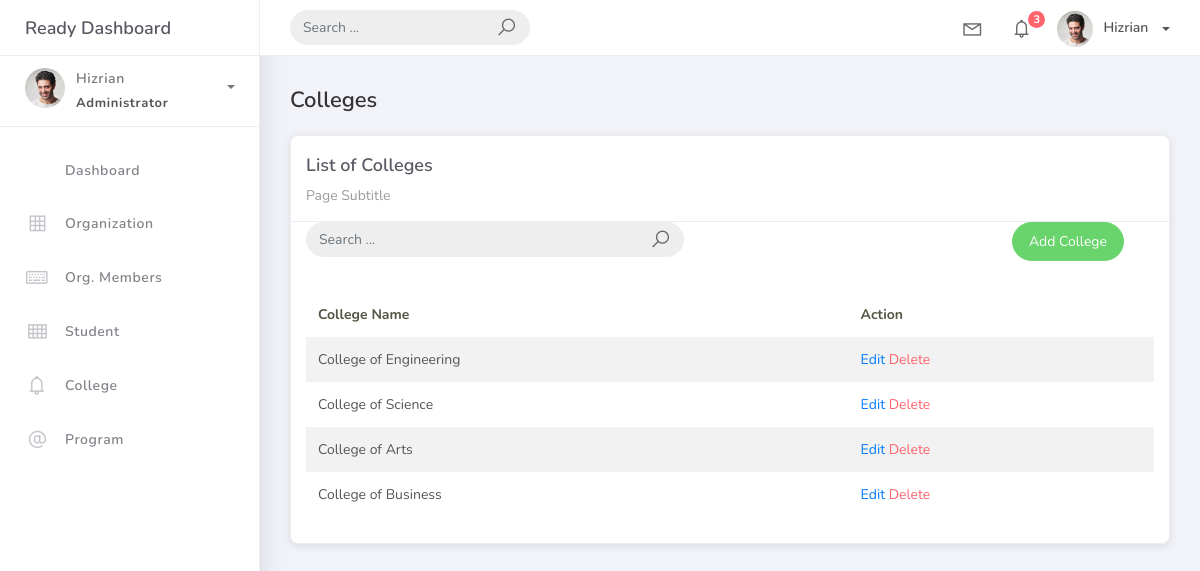
The app's page /colleges/, older data.
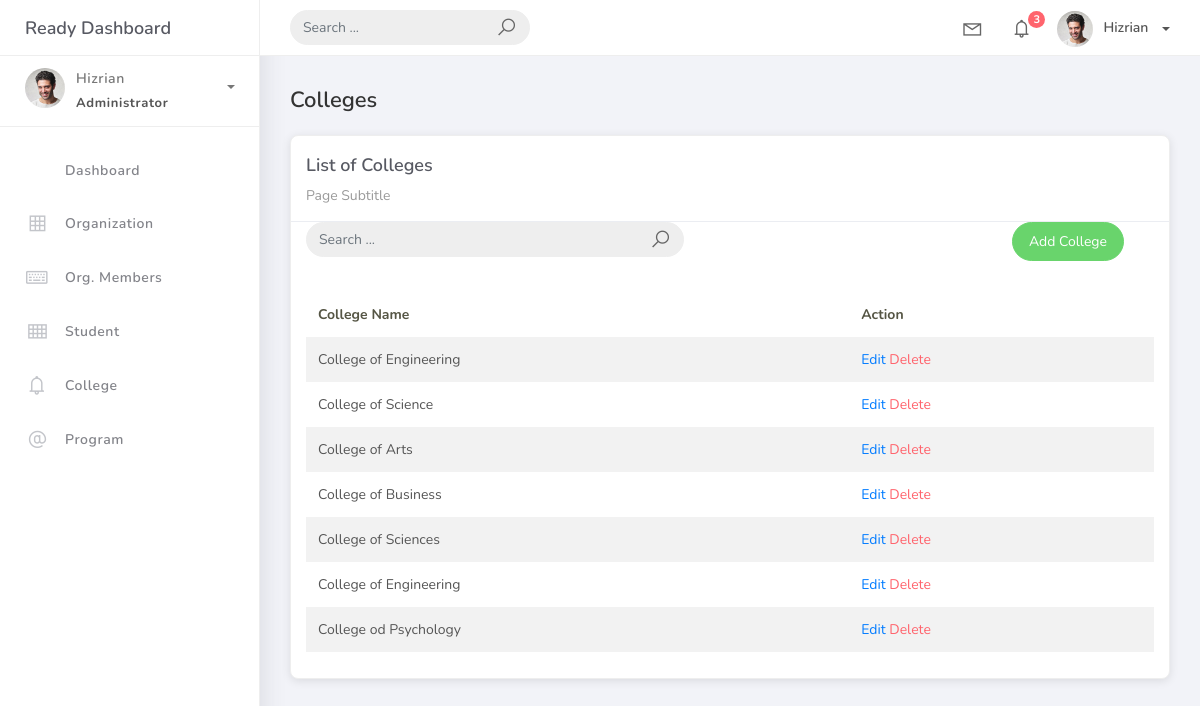
The same page, newer data.
### projectsite/models.py (models this page shows, shortened)
class BaseModel(models.Model):
    created_at = models.DateTimeField(auto_now_add=True, db_index=True)
    updated_at = models.DateTimeField(auto_now=True)
    class Meta:
        abstract = True

class College(BaseModel):
    college_name = models.CharField(max_length=100)

### projectsite/views.py (the view)
# urls.py: path('colleges/', views.CollegeListView.as_view(), name='college-list'),
class CollegeListView(ListView):
    model = College
    template_name = 'college_list.html'
    context_object_name = 'colleges'
    paginate_by = 10
    def get_queryset(self):
        return College.objects.prefetch_related(
            'program_set',
            'organization_set'
        ).annotate(
            program_count=Count('program', distinct=True),
            student_count=Count('program__student', distinct=True)
        ).all()

### templates/college_list.html (shortened to what this page needs)
{% extends 'base.html' %} {% load static %} {% block content %}
<div class="content">
    <div class="container-fluid">
        <h4 class="page-title">Colleges</h4>
        <div class="row">
            <div class="col-md-12">
                <div class="card">
                    <div class="card-header">
                        <div class="card-title">List of Colleges</div>
                        <div class="card-category">Page Subtitle</div>
                    </div>
                    <div class="col-md-12 row">
                        <div class="col-md-6">
                            <form class="navbar-left navbar-form nav-search mr-md-3" action="{% url 'college-list' %}">
                                <div class="input-group">
                                    <input type="text" placeholder="Search ..." class="form-control" name="q"/>
                                    <div class="input-group-append">
                                        <span class="input-group-text">
                                            <i class="la la-search search-icon"></i>
                                        </span>
                                    </div>
                                </div>
                            </form>
                        </div>
                        <div class="col-md-6">
                            <div class="pull-right">
                                <a href="{% url 'college-add' %}" class="btn btn-success btn-rounded">Add College</a>
                            </div>
                        </div>
                    </div>
                    <div class="card-body">
                        <table class="table table-striped mt-3">
                            <thead>
                                <tr>
                                    <th scope="col">College Name</th>
                                    <th scope="col">Action</th>
                                </tr>
                            </thead>
                            <tbody>
                                {% for object in object_list %}
                                <tr>
                                    <td>{{ object.college_name }}</td>
                                    <td>
                                        <a href="college_list/{{ object.id }}">Edit</a>
                                        <a href="college_list/{{ object.id }}/delete" class="text-danger">Delete</a>
                                    </td>
                                </tr>
                                {% empty %}
                                <tr>
                                    <td colspan="2" style="text-align: center;">
                                        <p class="text-sm font-weight-bold mb-0">No Records Found</p>
                                    </td>
                                </tr>
                                {% endfor %}
                            </tbody>
                        </table>
                    </div>
                </div>
            </div>
        </div>
    </div>
</div>
{% endblock %}

### templates/base.html (shortened to what this page needs)
{% load static %}
<!DOCTYPE html>
<html>
<head>
	<link rel="stylesheet" href="{% static 'css/bootstrap.min.css' %}" />
	<link href="https://cdn.jsdelivr.net/npm/bootstrap@4.0.0/dist/css/bootstrap.min.css" rel="stylesheet">
	<link rel="stylesheet" href="https://maxst.icons8.com/vue-static/landings/line-awesome/line-awesome/1.3.0/css/line-awesome.min.css">
	<link rel="stylesheet" href="{% static 'css/ready.css' %}">
	<link rel="stylesheet" href="{% static 'css/demo.css' %}">
</head>
<body>
	<div class="wrapper">
		<div class="main-header">
			<div class="logo-header">
				<a href="index.html" class="logo">
					Ready Dashboard
				</a>
			</div>
			<nav class="navbar navbar-header navbar-expand-lg">
				<div class="container-fluid">
					<form class="navbar-left navbar-form nav-search mr-md-3" action="">
						<div class="input-group">
							<input type="text" placeholder="Search ..." class="form-control">
							<div class="input-group-append">
								<span class="input-group-text">
									<i class="la la-search search-icon"></i>
								</span>
							</div>
						</div>
					</form>
					<ul class="navbar-nav topbar-nav ml-md-auto align-items-center">
						<li class="nav-item dropdown hidden-caret">
							<a class="nav-link dropdown-toggle" href="#" id="navbarDropdown" role="button" data-toggle="dropdown" aria-haspopup="true" aria-expanded="false">
								<i class="la la-envelope"></i>
							</a>
						</li>
						<li class="nav-item dropdown hidden-caret">
							<a class="nav-link dropdown-toggle" href="#" id="navbarDropdown" role="button" data-toggle="dropdown" aria-haspopup="true" aria-expanded="false">
								<i class="la la-bell"></i>
								<span class="notification">3</span>
							</a>
						</li>
						<li class="nav-item dropdown">
							<a class="dropdown-toggle profile-pic" data-toggle="dropdown" href="#" aria-expanded="false"> <img src="{% static 'img/profile.jpg' %}" alt="user-img" width="36" class="img-circle"><span >Hizrian</span></span> </a>
							</li>
						</ul>
					</div>
				</nav>
			</div>
			<div class="sidebar">
				<div class="scrollbar-inner sidebar-wrapper">
					<div class="user">
						<div class="photo">
							<img src="{% static 'img/profile.jpg' %}">
						</div>
						<div class="info">
							<a class="" data-toggle="collapse" href="#collapseExample" aria-expanded="true">
								<span>
									Hizrian
									<span class="user-level">Administrator</span>
									<span class="caret"></span>
								</span>
							</a>
						</div>
					</div>
					<ul class="nav">
						<li class="nav-item">
							<a href="{% url 'dashboard' %}">
								<p>Dashboard</p>
							</a>
						</li>
						<li class="nav-item">
							<a href="{% url 'organization-list' %}">
								<i class="la la-table"></i>
								<p>Organization</p>
							</a>
						</li>
						<li class="nav-item">
							<a href="{% url 'orgmember-list' %}">
								<i class="la la-keyboard-o"></i>
								<p>Org. Members</p>
							</a>
						</li>
						<li class="nav-item">
							<a href="{% url 'student-list' %}">
								<i class="la la-th"></i>
								<p>Student</p>
							</a>
						</li>
						<li class="nav-item">
							<a href="{% url 'college-list' %}">
								<i class="la la-bell"></i>
								<p>College</p>
							</a>
						</li>
						<li class="nav-item">
							<a href="{% url 'program-list' %}">
								<i class="la la-at"></i>
								<p>Program</p>
							</a>
						</li>
					</ul>
				</div>
			</div>
			<div class="main-panel">
				{% block content %}
				{% endblock %}
			</div>
		</div>
</body>
</html>

### templates/base.html (style rules this page uses)
.card-title { font-size: 1.25rem; font-weight: 600; color: #1a237e; margin-bottom: 1.2rem; }
.card { margin-bottom: 25px; box-shadow: 0 2px 10px rgba(0,0,0,0.1); border-radius: 8px; transition: transform 0.2s; }
.card-body { padding: 1.5rem; }
.card-header { background-color: #fff; border-bottom: 2px solid #f5f5f5; padding: 1.2rem 1.5rem; }

Row changes from the older to the newer data that the page shows:
added College: college_name "College of Sciences"
added College: college_name "College of Engineering"
added College: college_name "College od Psychology"
